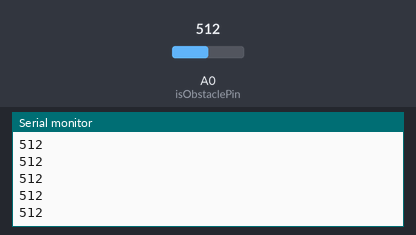
The sketch below on a simulated Arduino Uno, built with avr-gcc and run on an emulated ATmega328P. Parts: the last lines printed to the serial monitor. The inputs (shaded band) are chosen by the test bench; at power-on: A0 (isObstaclePin) = 512.

Above: at 1.2 s.
1.3 s: A0 (isObstaclePin) set to 716
At 1.56 s:
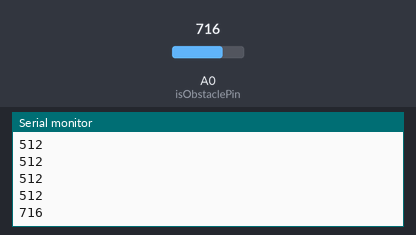
2.8 s: A0 (isObstaclePin) set to 900
At 2.96 s:
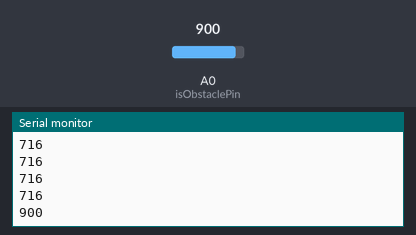
Timing chart, 0 to 5.8 s (numbered marks = the images above; inputs shaded):
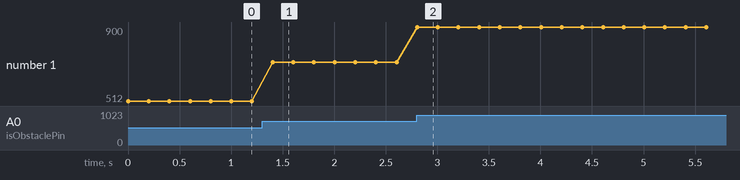

Measured:
- after the input at 1.3 s, the serial monitor: prints a new line after 0.10 s (image 1)
- after the input at 2.8 s, the serial monitor: prints a new line at once (image 2)
- plotted number 1: 512 → 716 after the input at 1.3 s, 716 → 900 after the input at 2.8 s

The sketch:

sketch_may28c.ino
```cpp
// IR Obstacle Collision Detection Module
// Henry's Bench

int isObstaclePin = A0;  // This is our input pin
int isObstacle;  // HIGH MEANS NO OBSTACLE

void setup() {
  pinMode(isObstaclePin, INPUT);
  Serial.begin(9600);

}

void loop() {
  isObstacle = analogRead(isObstaclePin);

    Serial.println(isObstacle);

  delay(200);
}
```
